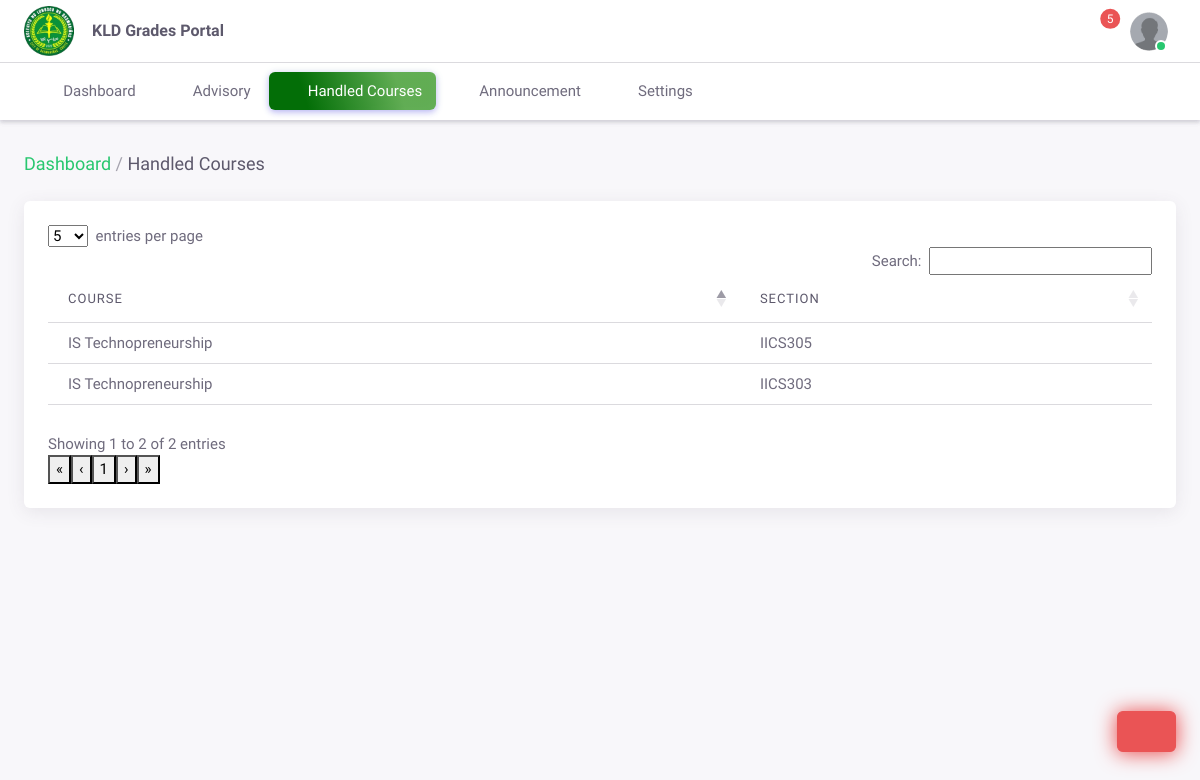
The app's page /faculty/handled-courses.php (signed in), older data.
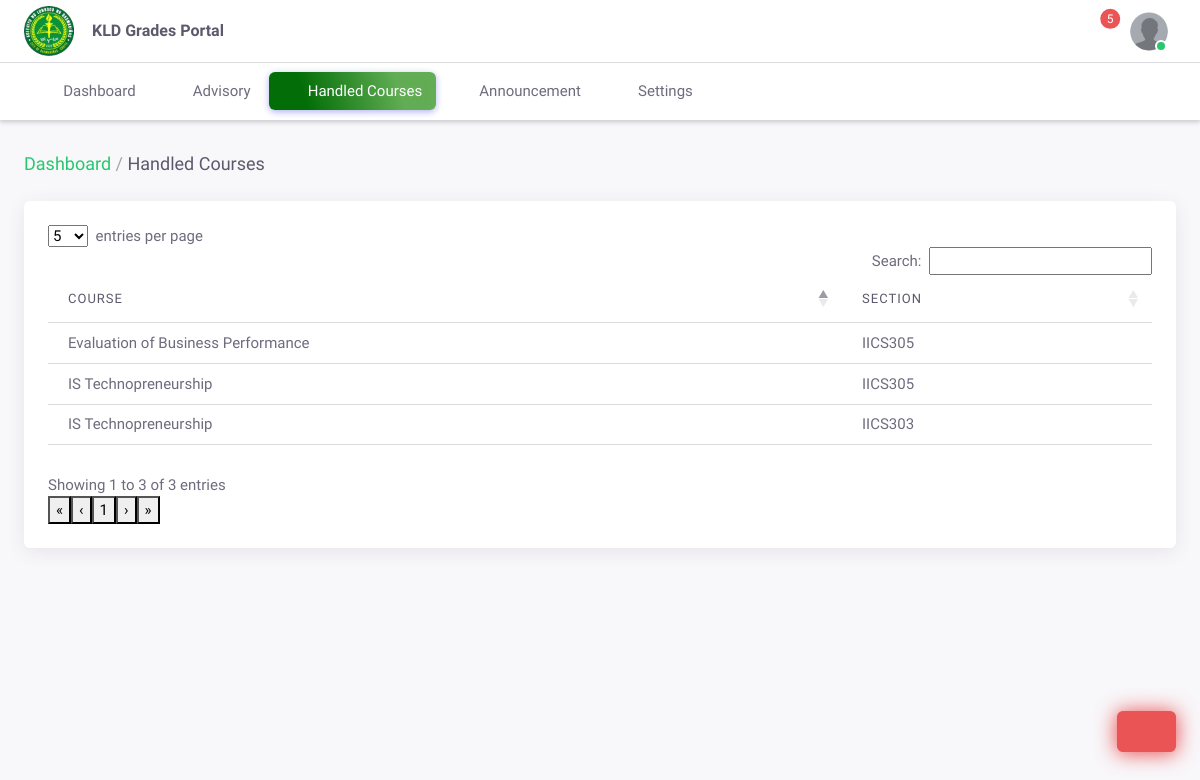
The same page, newer data.
### tables this page shows
CREATE TABLE `subject_course_tbl` (
  `subject_course_id` int(255) NOT NULL AUTO_INCREMENT,
  `advisor_id` varchar(255) NOT NULL,
  `section_id` varchar(255) NOT NULL,
  `course_id` varchar(255) NOT NULL,
  `is_archive` tinyint(4) NOT NULL DEFAULT 0,
  PRIMARY KEY (`subject_course_id`)
);

CREATE TABLE `course_tbl` (
  `course_id` varchar(255) NOT NULL,
  `course_name` varchar(255) NOT NULL,
  `course_code` varchar(255) NOT NULL,
  `course_unit` int(255) NOT NULL,
  `pre_requisite` varchar(255) DEFAULT NULL,
  `date_added` timestamp NOT NULL DEFAULT current_timestamp(),
  `is_archive` tinyint(4) NOT NULL DEFAULT 0,
  PRIMARY KEY (`course_id`)
);

CREATE TABLE `section_tbl` (
  `section_id` varchar(255) NOT NULL,
  `year_level` varchar(255) NOT NULL,
  `program_id` varchar(255) NOT NULL,
  `section_name` varchar(255) NOT NULL,
  `date_added` timestamp NOT NULL DEFAULT current_timestamp(),
  `is_archive` tinyint(4) DEFAULT 0,
  PRIMARY KEY (`section_id`)
);

### faculty/classes/control.class.php (called while the page is built, shortened)
<?php
include ('includes/includes.php');
class Control {
    private $view;
    public function __construct($id = null , $page = null){
        $this->model = new Model();
        $data_arr = $this->model->getById($id);
        $assignAdviserUnarchiveArr = $this->model->getAllAssignAdviser(0, $id);
        $assignAdviserArchiveArr = $this->model->getAllAssignAdviser(1, $id);
        $handledCoursesUnarchiveArr = $this->model->getAllCourseHandled(0, $id);
        $handledCoursesArchiveArr = $this->model->getAllCourseHandled(1, $id);
        $classListUnarchiveArr = null;
        $classListArchiveArr = null;
        $gradeCriteriaUnarchiveArr = null;
        $gradeCriteriaArchiveArr = null;
        $this->view = new View(
            $page,
            $data_arr,
            $assignAdviserUnarchiveArr ,
            $assignAdviserArchiveArr ,
            $classListUnarchiveArr,
            $classListArchiveArr ,
            $gradeCriteriaUnarchiveArr,
            $gradeCriteriaArchiveArr,
            $handledCoursesUnarchiveArr,
            $handledCoursesArchiveArr,
        );
    }
    public function subjectTaught()
    {
        $this->view->subjectTaughtContent();
    }
}
?>

### faculty/classes/dbconfig.class.php (called while the page is built, shortened)
<?php
class Dbconfig
{
    private $hostname = "localhost";
    private $dbusername = "root";
    private $dbpw = "";
    private $dbname = "grade_portal_db";
    public function db()
    {
        $dsn = 'mysql:host=' . $this->hostname . ';dbname=' . $this->dbname;
        try {
            $pdo = new PDO($dsn, $this->dbusername, $this->dbpw);
            $pdo->setAttribute(PDO::ATTR_DEFAULT_FETCH_MODE, PDO::FETCH_ASSOC);
            return $pdo;
        } catch (PDOException $e) {
            echo 'Connection failed: ' . $e->getMessage();
            return null;
        }
    }
}

### faculty/classes/model.class.php (called while the page is built, shortened)
<?php
class Model extends Dbconfig
{
    protected function readById($id)
    {
        try {
            $sql = "SELECT * FROM advisor_tbl WHERE advisor_id = ?";
            $stmt = $this->db()->prepare($sql);
            $stmt->execute([$id]);
            $data = $stmt->fetch(PDO::FETCH_ASSOC);
            return $data;
        } catch (PDOException $e) {
            echo "Error: " . $e->getMessage();
            return false;
        }
    }
    public function getById($id)
    {
        return $this->readById($id);
    }
    protected function readCourseHandled($condition, $advisor_id)
    {
        $sql = "SELECT * FROM subject_course_tbl INNER JOIN section_tbl ON subject_course_tbl.section_id = section_tbl.section_id INNER JOIN course_tbl ON subject_course_tbl.course_id = course_tbl.course_id WHERE subject_course_tbl.is_archive = ? AND subject_course_tbl.advisor_id = ?";
        $stmt = $this->db()->prepare($sql);
        $stmt->execute([$condition, $advisor_id]);
        $data = $stmt->fetchAll();
        return $data;
    }
    public function getAllCourseHandled($condition, $advisor_id)
    {
        return $this->readCourseHandled($condition, $advisor_id);
    }
}

### faculty/includes/includes.php (called while the page is built, shortened)
<?php
spl_autoload_register(function ($class_name) {
    $class_map = [
        'dbconfig' => 'classes/dbconfig.class.php',
        'model' => 'classes/model.class.php',
        'view' => 'classes/view.class.php',
        'import' => 'classes/import.class.php',
        'control' => 'classes/control.class.php',
        'action' => 'classes/action.class.php',
    ];
});

### faculty/classes/view.class.php (the view, shortened to what this page needs)
<?php
include('includes/includes.php');
class View
{
    private $data, $assignAdviser, $archivedAssignAdviser, $classList, $archivedClassList, $gradeCriteria, $archivedGradeCriteria, $handledCourses, $archivedHandledCourses;
    public $statusDashboard;
    public $statusAdvises;
    public $statusSubjectTaught;
    public function __construct(
        $page,
        $dataArr = null,
        $unarchivedAssignAdviser = null,
        $archivedAssignAdviser = null,
        $unarchivedClassList = null,
        $archivedClassList = null,
        $unarchivedGradeCriteria = null,
        $archivedGradeCriteria = null,
        $unarchivedHandledCourses = null,
        $archivedHandledCourses = null,
    ) {
        $this->data = $dataArr;
        $this->active_page = $page;
        $this->handledCourses = $unarchivedHandledCourses;
        switch ($this->active_page) {
            case 'subject_taught':
                $this->statusSubjectTaught = 'active';
                break;
        }
    }
    public function header()
    {
?>
        <nav class="layout-navbar navbar navbar-expand-xl align-items-center bg-navbar-theme" id="layout-navbar">
            <div class="container-xxl">
                <div class="navbar-brand app-brand demo d-none d-xl-flex py-2 me-4">
                    <a href="index.php" class="app-brand-link gap-2">
                        <img src="assets/images/logo.png" width="50" alt="" />
                        <span class="app-brand-text menu-text fw-bold">KLD Grades Portal</span>
                    </a>
                </div>
                <div class="navbar-nav-right d-flex align-items-center" id="navbar-collapse">
                    <ul class="navbar-nav flex-row align-items-center ms-auto">
                        <li class="nav-item dropdown-notifications navbar-dropdown dropdown me-3 me-xl-1">
                            <a class="nav-link dropdown-toggle hide-arrow" href="javascript:void(0);" data-bs-toggle="dropdown" data-bs-auto-close="outside" aria-expanded="false">
                                <i class="ti ti-bell ti-md"></i>
                                <span class="badge bg-danger rounded-pill badge-notifications">5</span>
                            </a>
                        </li>
                        <li class="nav-item navbar-dropdown dropdown-user dropdown">
                            <a class="nav-link dropdown-toggle hide-arrow" href="javascript:void(0);" data-bs-toggle="dropdown">
                                <div class="avatar avatar-online">
                                    <img src="<?= $this->data['profile_img'] == '' || null ? "assets/images/dummy.png" : $this->data['profile_img'] ?>" alt class="h-auto rounded-circle" />
                                </div>
                            </a>
                        </li>
                    </ul>
                </div>
            </div>
        </nav>
    <?php
    }
    public function navbar()
    {
    ?>
        <aside id="layout-menu" class="layout-menu-horizontal menu-horizontal menu bg-menu-theme flex-grow-0">
            <div class="container-xxl d-flex h-100">
                <ul class="menu-inner">
                    <li class="menu-item <?php echo $this->statusDashboard ?>">
                        <a href="index.php" class="menu-link">
                            <i class="menu-icon tf-icons ti ti-smart-home"></i>
                            <div data-i18n="Dashboard">Dashboard</div>
                        </a>
                    </li>
                    <li class="menu-item <?php echo $this->statusAdvises ?>">
                        <a href="advisory.php" class="menu-link">
                            <i class="menu-icon tf-icons ti ti-users"></i>
                            <div data-i18n="Advisory">Advisory</div>
                        </a>
                    </li>
                    <li class="menu-item <?php echo $this->statusSubjectTaught ?>">
                        <a href="handled-courses.php" class="menu-link">
                            <i class="menu-icon tf-icons ti ti-notebook"></i>
                            <div data-i18n="Handled Courses">Handled Courses</div>
                        </a>
                    </li>
                    <li class="menu-item">
                        <a href="announcement.php" class="menu-link">
                            <i class="menu-icon tf-icons ti ti-message"></i>
                            <div data-i18n="Announcement">Announcement</div>
                        </a>
                    </li>
                    <li class="menu-item">
                        <a href="settings.php" class="menu-link">
                            <i class="menu-icon tf-icons ti ti-settings"></i>
                            <div data-i18n="Settings">Settings</div>
                        </a>
                    </li>
                </ul>
            </div>
        </aside>
    <?php
    }
    ?>
    <?php
    public function subjectTaughtContent()
    {
    ?>
        <div class="layout-wrapper layout-navbar-full layout-horizontal layout-without-menu">
            <div class="layout-container">
                <?php $this->header(); ?>
                <div class="layout-page">
                    <div class="content-wrapper">
                        <?php $this->navbar();  ?>
                        <div class="container-xxl flex-grow-1 container-p-y">
                            <div class="d-flex align-items-center justify-content-between">
                                <h5 class="py-2">
                                    <span class="text-muted fw-light"><a href="index.php" class="text-success">Dashboard</a> /</span> Handled Courses
                                </h5>
                            </div>
                            <div class="card">
                                <div class="card-body table-responsive">
                                    <table id="handledCoursesDatatable" class="table display compact">
                                        <thead>
                                            <tr>
                                                <th>Course</th>
                                                <th>Section</th>
                                            </tr>
                                        </thead>
                                        <tbody>
                                            <?php
                                            $handledCourses = $this->handledCourses;
                                            if (!$handledCourses) {
                                                echo '<tr><td colspan="7"><h4 class="text-center text-danger mt-2">No data found yet!</h4></td></tr>';
                                            } else {
                                                foreach ($handledCourses as $handledCourse => $data) {
                                            ?>
                                                    <tr>
                                                        <td><?= $data['course_name'] ?></td>
                                                        <td><?= $data['section_name'] ?></td>
                                                    </tr>
                                            <?php
                                                }
                                            }
                                            ?>
                                        </tbody>
                                    </table>
                                </div>
                            </div>
                        </div>
                    </div>
                </div>
            </div>
        </div>
        <div class="buy-now">
            <a href="#" class="btn btn-danger btn-buy-now">
                <i class="ti ti-headset ti-sm"></i>
            </a>
        </div>
<?php
    }
}
?>

### faculty/handled-courses.php (shortened to what this page needs)
<?php
include "includes/includes.php";
$control = new Control($_SESSION['id'], 'subject_taught');
?>
<!DOCTYPE html>
<html lang="en" class="dark-style layout-compact layout-menu-fixed" data-theme="theme-default" data-template="horizontal-menu-template">
<head>
  <link rel="stylesheet" href="assets/vendor/fonts/fontawesome.css" />
  <link rel="stylesheet" href="assets/vendor/fonts/tabler-icons.css" />
  <link rel="stylesheet" href="assets/vendor/fonts/flag-icons.css" />
  <link rel="stylesheet" href="assets/vendor/css/rtl/core.css" />
  <link rel="stylesheet" href="assets/vendor/css/rtl/theme-default.css" />
  <link rel="stylesheet" href="assets/css/demo.css" />
  <link rel="stylesheet" href="assets/vendor/libs/node-waves/node-waves.css" />
  <link rel="stylesheet" href="assets/vendor/libs/perfect-scrollbar/perfect-scrollbar.css" />
  <link rel="stylesheet" href="assets/vendor/libs/typeahead-js/typeahead.css" />
  <link rel="stylesheet" href="assets/vendor/libs/datatables-bs5/datatables.bootstrap5.css" />
  <link rel="stylesheet" href="assets/vendor/libs/datatables-responsive-bs5/responsive.bootstrap5.css" />
  <link rel="stylesheet" href="assets/vendor/libs/datatables-buttons-bs5/buttons.bootstrap5.css" />
  <link rel="stylesheet" href="assets/vendor/libs/select2/select2.css" />
  <link rel="stylesheet" href="assets/vendor/libs/@form-validation/form-validation.css" />
  <link rel="stylesheet" href="assets/vendor/libs/bs-stepper/bs-stepper.css" />
  <link rel="stylesheet" href="assets/vendor/libs/flatpickr/flatpickr.css" />
  <link rel="stylesheet" href="assets/vendor/libs/bootstrap-datepicker/bootstrap-datepicker.css" />
  <link rel="stylesheet" href="assets/css/toastify.min.css" />
  <link rel="stylesheet" href="assets/css/virtual-select.min.css">
  <link rel="stylesheet" href="assets/css/dataTables.bootstrap5.css" />
</head>
<body>
  <?php $control->subjectTaught(); ?>
</body>
</html>

Row changes from the older to the newer data that the page shows:
added subject_course_tbl: course.course_name "Evaluation of Business Performance", section.section_name "IICS305"
Text that changed along with them:
text written by a page script: "entries per page Search: Showing 1 to 2 of 2 entries « ‹ 1 › »" → "entries per page Search: Showing 1 to 3 of 3 entries « ‹ 1 › »"
